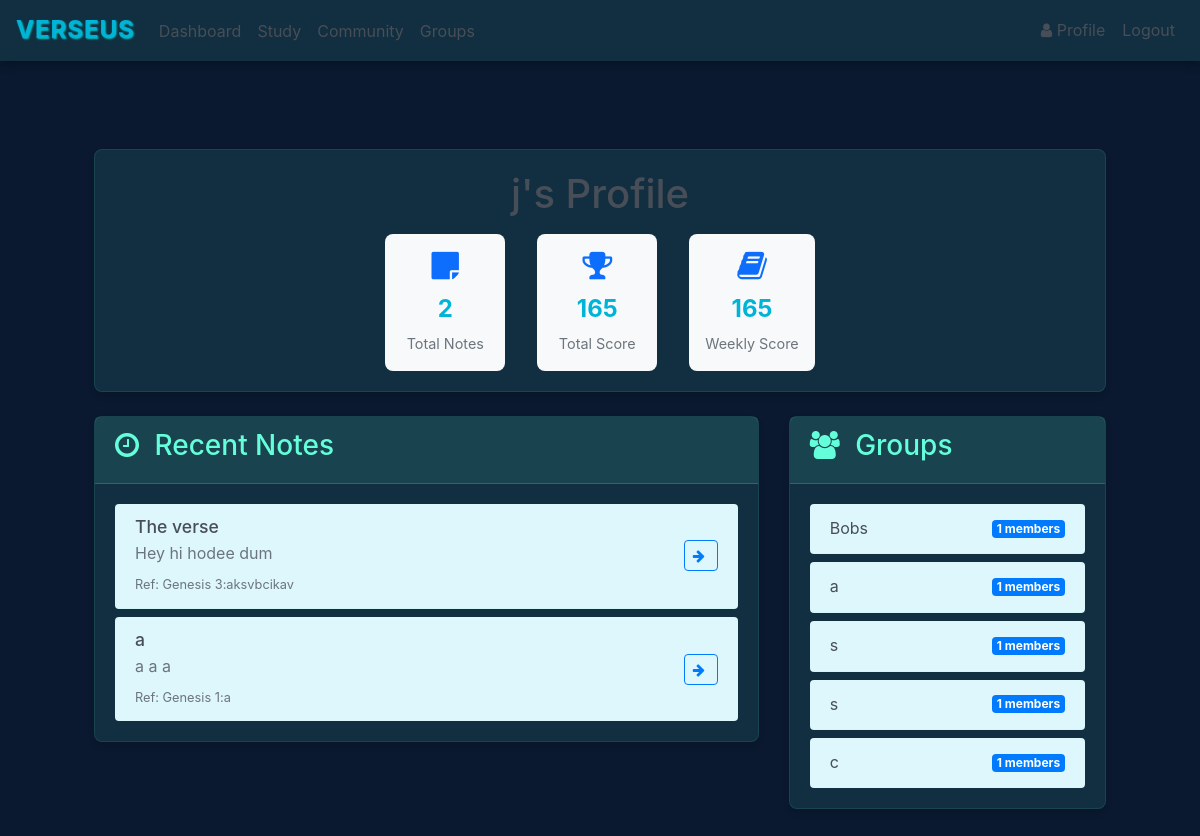
/profile/j (signed in), run on an earlier commit of the app's database.
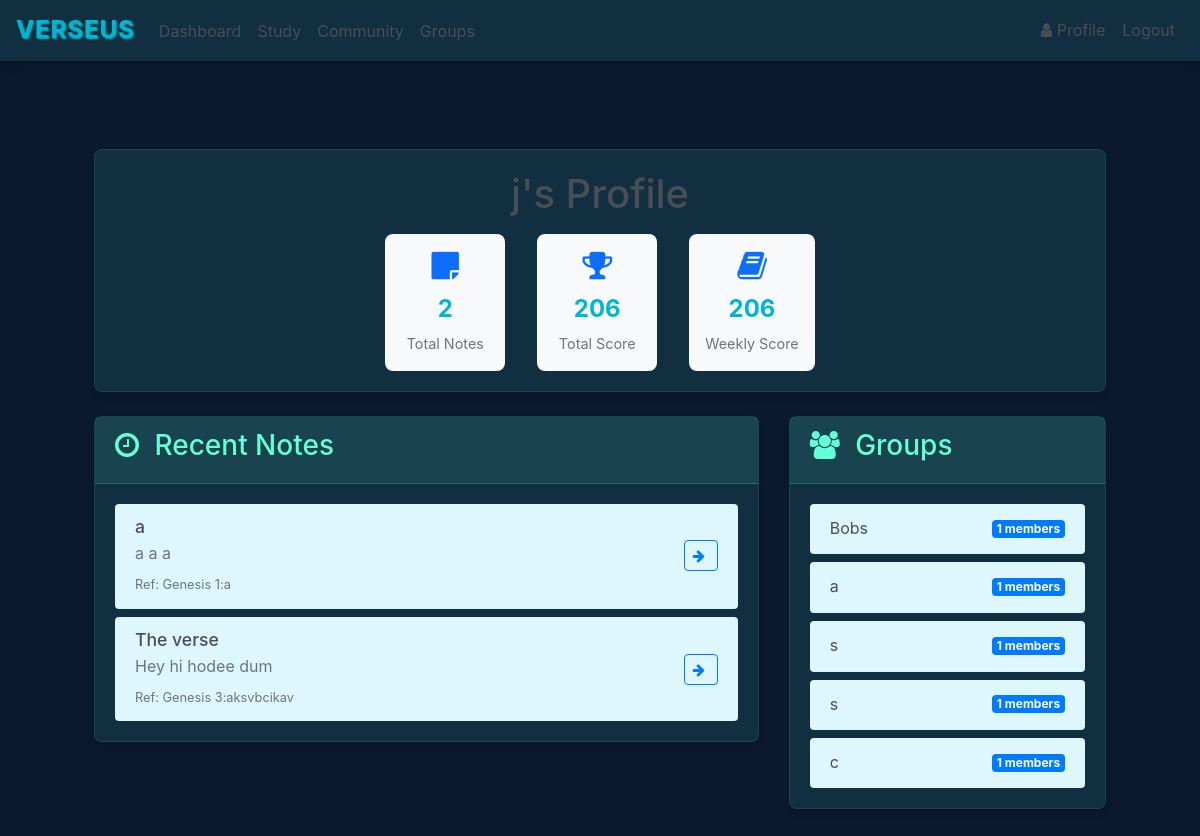
And on a later commit of the database.
### website/models.py (models this page shows)
class User(db.Model, UserMixin):
    id = db.Column(db.Integer, primary_key=True)
    email = db.Column(db.String(150), unique=True)
    first_name = db.Column(db.String(150))
    password = db.Column(db.String(150))
    score = db.Column(db.Integer)
    role = db.Column(Enum(UserRole), default=UserRole.USER)
    weekly_score = db.Column(db.Integer, default=0)
    notes = db.relationship('Note')
    groups = db.relationship('Group', secondary='user_groups_association', back_populates='members')
    lifetime_score = db.Column(db.Integer, default=0)

class Note(db.Model):
    id = db.Column(db.Integer, primary_key=True)
    title = db.Column(db.String(100), default="Untitled Verse")
    data = db.Column(db.String(500))
    date = db.Column(db.DateTime(timezone=True), default=func.now())
    user_id = db.Column(db.Integer, db.ForeignKey('user.id'))
    data_blanked = db.Column(db.String(500))
    ref = db.Column(JSON)
    word_blank_positions = db.Column(JSON)
    completions = db.Column(db.Integer, default=0)

class Group(db.Model):
    id = db.Column(db.Integer, primary_key=True)
    name = db.Column(db.String(150), nullable=False)
    join_passcode = db.Column(db.String(50), nullable=False)
    members = db.relationship('User', secondary='user_groups_association', back_populates='groups')

### website/views.py (the view)
@views.route('/profile/<username>')
@login_required
def view_profile(username):
    profile_user = User.query.filter_by(first_name=username).first_or_404()
    return render_template("profile.html", user=current_user, profile_user=profile_user)

### website/templates/profile.html (shortened to what this page needs)
{% extends "base.html" %}
{% block content %}
<div class="container mt-4">
    <div class="row">
        <div class="col-md-12 mb-4">
            <div class="card">
                <div class="card-body text-center">
                    <h1 class="mb-3">{{ profile_user.first_name }}'s Profile</h1>
                    <div class="profile-stats">
                        <div class="stat-item">
                            <i class="fa fa-sticky-note"></i>
                            <div class="stat-value">{{ profile_user.notes|length }}</div>
                            <div class="stat-label">Total Notes</div>
                        </div>
                        <div class="stat-item">
                            <i class="fa fa-trophy"></i>
                            <div class="stat-value">{{ profile_user.score }}</div>
                            <div class="stat-label">Total Score</div>
                        </div>
                        <div class="stat-item">
                            <i class="fa fa-book"></i>
                            <div class="stat-value">{{ profile_user.weekly_score }}</div>
                            <div class="stat-label">Weekly Score</div>
                        </div>
                    </div>
                </div>
            </div>
        </div>
        <div class="col-md-8">
            <div class="card">
                <div class="card-header">
                    <h3><i class="fa fa-clock-o"></i> Recent Notes</h3>
                </div>
                <div class="card-body">
                    {% if profile_user.notes %}
                    <div class="list-group list-group-flush">
                        {% for note in (profile_user.notes | sort(attribute='date', reverse=true))[:5] %}
                        <div class="list-group-item">
                            <div class="d-flex justify-content-between align-items-center">
                                <div class="note-content">
                                    <h4 class="verse-title">{{ note.title }}</h4>
                                    <div class="note-text">{{ note.data[:50] }}</div>
                                    <small class="text-muted">Ref: {{ note.ref }}</small>
                                </div>
                                <div class="note-actions">
                                    <a href="/verses/{{ note.id }}" class="btn btn-sm btn-outline-primary">
                                        <i class="fa fa-arrow-right"></i>
                                    </a>
                                </div>
                            </div>
                        </div>
                        {% endfor %}
                    </div>
                    {% else %}
                    <p class="text-muted">No notes yet.</p>
                    {% endif %}
                </div>
            </div>
        </div>
        <div class="col-md-4">
            <div class="card">
                <div class="card-header">
                    <h3><i class="fa fa-users"></i> Groups</h3>
                </div>
                <div class="card-body">
                    {% if profile_user.groups %}
                    <div class="list-group list-group-flush">
                        {% for group in profile_user.groups %}
                        <div class="list-group-item">
                            <div class="d-flex justify-content-between align-items-center">
                                <span>{{ group.name }}</span>
                                <span class="badge bg-primary">{{ group.members|length }} members</span>
                            </div>
                        </div>
                        {% endfor %}
                    </div>
                    {% else %}
                    <p class="text-muted">Not a member of any groups yet.</p>
                    {% endif %}
                </div>
            </div>
        </div>
    </div>
</div>
{% endblock %}

What changed in the data, as far as the page shows it:
changed User: score "165" → "206"; weekly_score "165" → "206"
changed Note "Genesis 1:a": moves up the list
